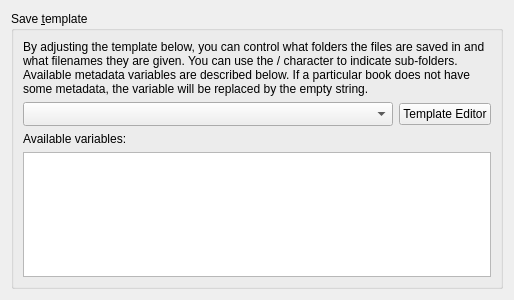
<?xml version="1.0" encoding="UTF-8"?>
<ui version="4.0">
 <class>Form</class>
 <widget class="QWidget" name="Form">
  <property name="geometry">
   <rect>
    <x>0</x>
    <y>0</y>
    <width>400</width>
    <height>300</height>
   </rect>
  </property>
  <property name="windowTitle">
   <string>Form</string>
  </property>
  <layout class="QVBoxLayout" name="verticalLayout">
   <item>
    <widget class="QGroupBox" name="groupBox">
     <property name="title">
      <string>Save &amp;template</string>
     </property>
     <layout class="QGridLayout" name="gridLayout_2">
      <item row="0" column="0" colspan="2">
       <widget class="QLabel" name="label_4">
        <property name="text">
         <string>By adjusting the template below, you can control what folders the files are saved in and what filenames they are given. You can use the / character to indicate sub-folders. Available metadata variables are described below. If a particular book does not have some metadata, the variable will be replaced by the empty string.</string>
        </property>
        <property name="wordWrap">
         <bool>true</bool>
        </property>
       </widget>
      </item>
      <item row="2" column="0" colspan="2">
       <widget class="QLabel" name="label_5">
        <property name="text">
         <string>Available variables:</string>
        </property>
       </widget>
      </item>
      <item row="3" column="0" colspan="2">
       <widget class="QTextBrowser" name="template_variables"/>
      </item>
      <item row="1" column="0">
       <widget class="HistoryBox" name="opt_template">
        <property name="sizePolicy">
         <sizepolicy hsizetype="Preferred" vsizetype="Maximum">
          <horstretch>10</horstretch>
          <verstretch>0</verstretch>
         </sizepolicy>
        </property>
        <property name="sizeAdjustPolicy">
         <enum>QComboBox::AdjustToMinimumContentsLengthWithIcon</enum>
        </property>
        <property name="minimumContentsLength">
         <number>40</number>
        </property>
       </widget>
      </item>
      <item row="1" column="1">
       <widget class="QPushButton" name="open_editor">
        <property name="text">
         <string>Template Editor</string>
        </property>
       </widget>
      </item>
     </layout>
    </widget>
   </item>
  </layout>
 </widget>
 <customwidgets>
  <customwidget>
   <class>HistoryBox</class>
   <extends>QComboBox</extends>
   <header>calibre/gui2/preferences/history.h</header>
  </customwidget>
 </customwidgets>
 <resources/>
 <connections/>
</ui>
